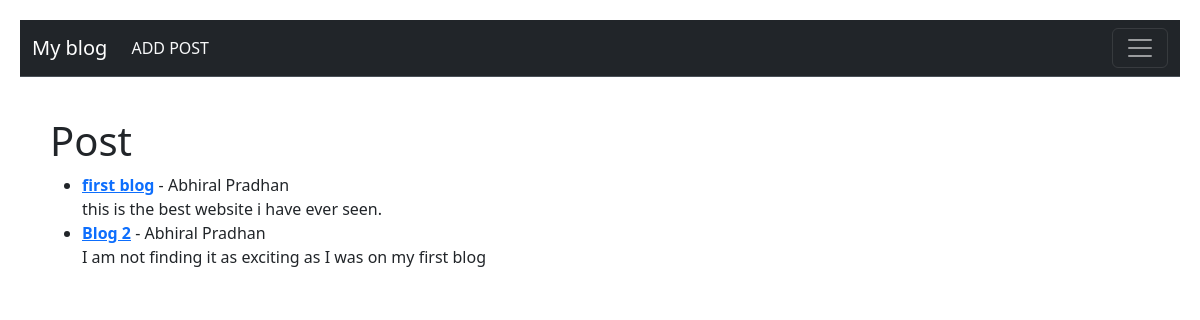
The app's page /, older data.
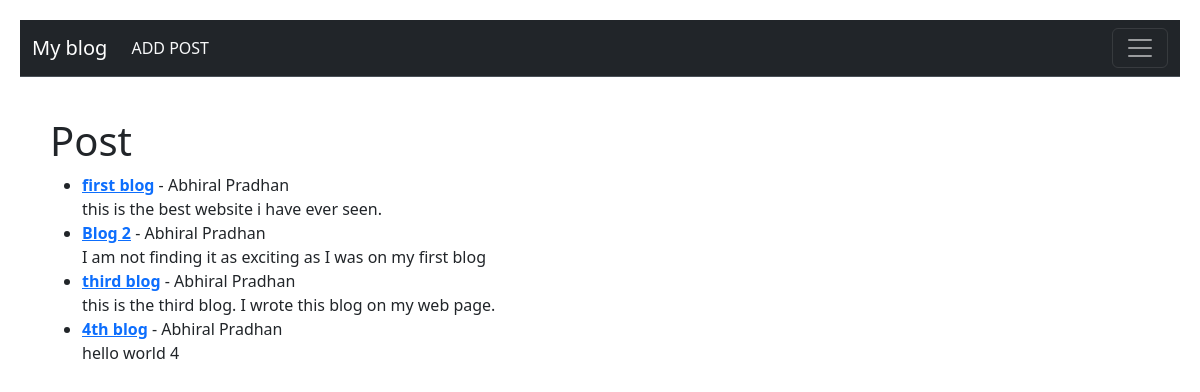
The same page, newer data.
### theblog/models.py (models this page shows, shortened)
class Post(models.Model):
    title = models.CharField(max_length=255)
    author = models.ForeignKey(User, on_delete=models.CASCADE)
    body = models.TextField()

### theblog/views.py (the view)
# urls.py: path('',HomeView.as_view(), name="home"),
class HomeView(ListView):
    model = Post
    template_name = 'home.html'

### theblog/templates/home.html
{% extends "base.html" %}
{%block content%}
<h1>Post</h1>
<ul>
    {% for post in object_list %}
    <li>
        <strong><a href="{% url 'article-detail' post.pk %}">{{ post.title }}</a></strong> - {{ post.author.first_name }} {{ post.author.last_name }}<br>
        {{ post.body }}
    </li>
    {% endfor %}
</ul>
{%endblock content%}

### theblog/templates/base.html (shortened to what this page needs)
<!doctype html>
<html lang="en">
  <head>
    <link href="https://cdn.jsdelivr.net/npm/bootstrap@5.3.3/dist/css/bootstrap.min.css" rel="stylesheet">
  </head>
  <body>
    <nav class="navbar bg-dark border-bottom border-body" data-bs-theme="dark">
      <div class="container-fluid">
          <div class="d-flex align-items-center">
              <a class="navbar-brand" href={%url 'home'%}>My blog</a>
              <a class="nav-link text-light ms-2" href={%url 'add_post'%}>ADD POST</a>
          </div>
          <button class="navbar-toggler" type="button" data-bs-toggle="collapse" data-bs-target="#navbarSupportedContent" aria-controls="navbarSupportedContent" aria-expanded="false" aria-label="Toggle navigation">
              <span class="navbar-toggler-icon"></span>
          </button>
      </div>
  </nav>
    <div class="container">
      {% block content %}
      {% endblock content %}
    </div>
  </body>
</html>

### theblog/templates/base.html (style rules this page uses)
body { padding: 20px; }
.container { margin-top: 20px; padding: 20px; }

Row changes from the older to the newer data that the page shows:
added Post: title "third blog", author.first_name "Abhiral", author.last_name "Pradhan", body "this is the third blog. I wrote this blog on my web page."
added Post: title "4th blog", author.first_name "Abhiral", author.last_name "Pradhan", body "hello world 4"
